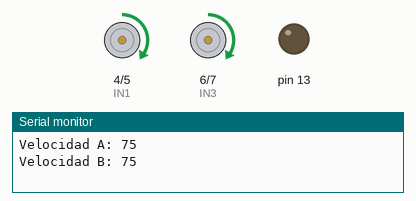
This sketch was run on a simulated Arduino Uno, built with avr-gcc and run on an emulated ATmega328P. Parts: motor-driver pin pairs drawn as motors (green arrow = first pin HIGH = forward, orange = second pin HIGH = backward, longer = more drive, scaled by the enable pin), output pins drawn as LEDs (lit = HIGH), the last lines printed to the serial monitor.

Above: at 3.1 s.
At 5.7 s:
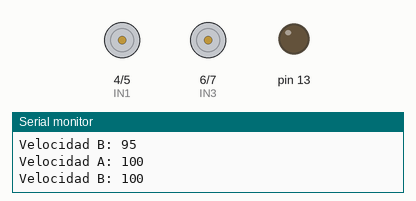
Timing chart, 0 to 7.8 s (numbered marks = the images above):
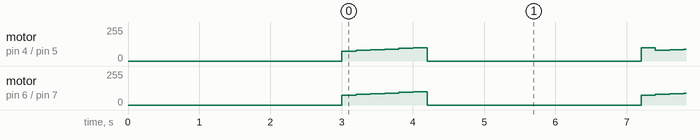

Measured:
- by itself, motor on pin 4 (IN1) / pin 5 (IN2): stopped → forward 75/255 at 3.0 s, → forward 80/255 0.20 s later, → forward 85/255 0.20 s later, → forward 90/255 0.20 s later, … (63 changes in this stretch)
- by itself, motor on pin 6 (IN3) / pin 7 (IN4): stopped → forward 75/255 at 3.0 s, → forward 80/255 0.20 s later, → forward 85/255 0.20 s later, → forward 90/255 0.20 s later, … (63 changes in this stretch)

The sketch:

Control_motores-aumento_automatico.ino
```cpp
// Control de la velocidad de motores cambiando los valores de variables.
#include "SoftwareSerial.h"
int IN1 = 4;
int IN2 = 5;
int IN3 = 6;
int IN4 = 7;
int ENA = 10;
int ENB = 11;
int velA;
int velB;

void setup() {
  Serial.begin(9600);
  pinMode(13, OUTPUT);
  digitalWrite(13, LOW);

  pinMode(IN1, OUTPUT);
  pinMode(IN2, OUTPUT);
  pinMode(IN3, OUTPUT);
  pinMode(IN4, OUTPUT);
  pinMode(ENA, OUTPUT);
  pinMode(ENB, OUTPUT);

  digitalWrite(IN1, LOW);
  digitalWrite(IN2, LOW);
  digitalWrite(IN3, LOW);
  digitalWrite(IN4, LOW);

  delay(3000);

}

void loop() {
  //velA = 50;
  //velB = 100;
  //Aumento de la velocidad automáticamente desde un un valor bajo hasta el máximo.
  for (velA = 75 , velB = 75; velA <= 100 , velB <= 100; velA = velA + 5 , velB = velB + 5) {
    Serial.println("Velocidad A: " + String(velA));
    Serial.println("Velocidad B: " + String(velB));
    adelante();
    delay(200);
  }
  detener();
  delay(3000);


}

void adelante(){
  analogWrite(ENA, velA);
  digitalWrite(IN1, HIGH);
  digitalWrite(IN2, LOW);

  digitalWrite(IN3, HIGH);
  digitalWrite(IN4, LOW);
  analogWrite(ENB, velB);
}

void detener(){
  analogWrite(ENA, 0);
  digitalWrite(IN1, LOW);
  digitalWrite(IN2, LOW);

  digitalWrite(IN3, LOW);
  digitalWrite(IN4, LOW);
  analogWrite(ENB, 0);
}
```
